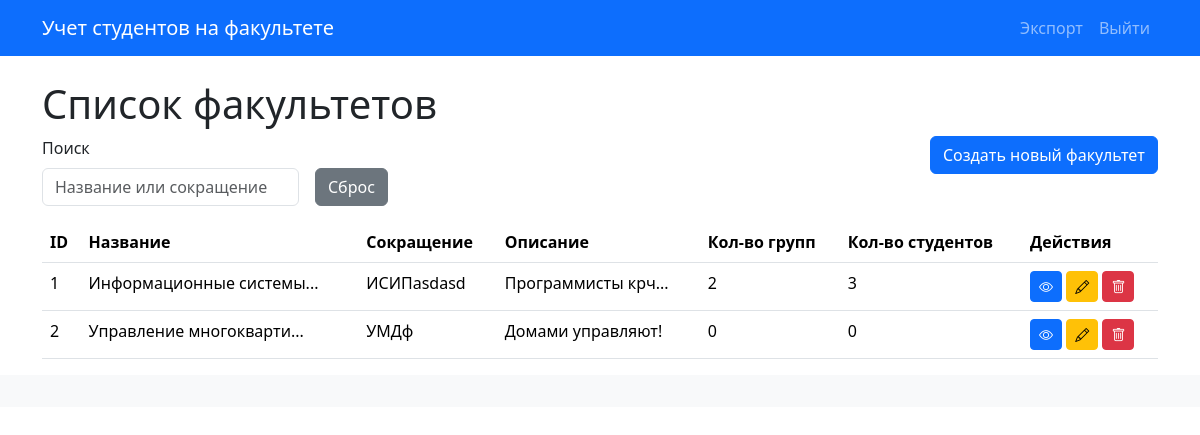
The page /faculties/ on the database as committed earlier.
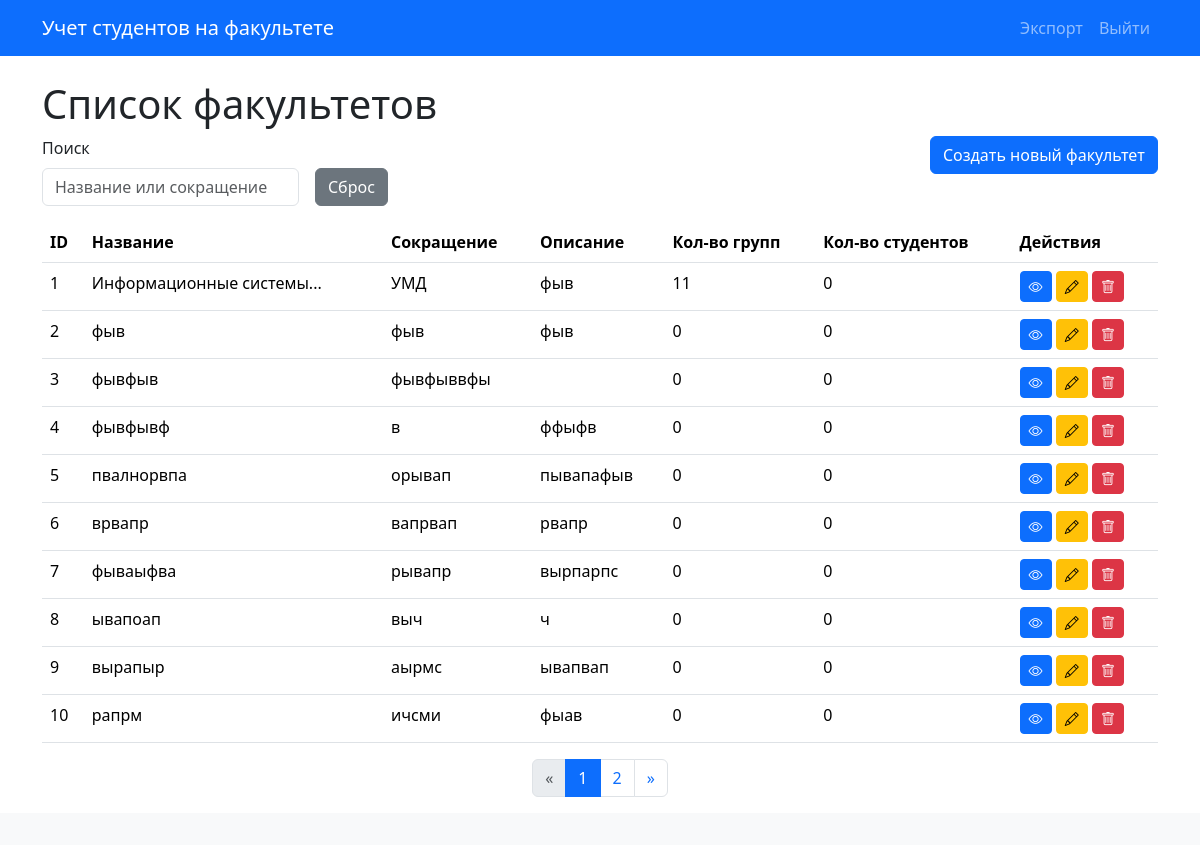
The same page on the database as committed later.
### app/models.py (models this page shows)
class Faculty(db.Model):
    id = db.Column(db.Integer, primary_key=True)
    name = db.Column(db.String(128), nullable=False)
    short_name = db.Column(db.String(32), nullable=False)
    description = db.Column(db.Text)
    groups = db.relationship('Group', backref='faculty', cascade='all, delete-orphan')

### app/routes/faculties.py (the view, shortened to what this page needs)
@bp.route('/')
def list_faculties():
    page = request.args.get('page', 1, type=int)
    per_page = 10
    search_query = request.args.get('search_query', '').strip()
    sort_column = request.args.get('sort_by', 'default')
    sort_order = request.args.get('order', 'asc')
    query = Faculty.query
    all_matching_faculties_from_db = query.all()
    faculties_processed = []
    for faculty_obj in all_matching_faculties_from_db:
        num_groups = Group.query.with_parent(faculty_obj).count()
        num_students = Student.query.join(Group).filter(Group.faculty_id == faculty_obj.id).count() if hasattr(Student, 'group_id') else 0
        faculties_processed.append({
            'id': faculty_obj.id,
            'name': faculty_obj.name,
            'short_name': faculty_obj.short_name,
            'description': faculty_obj.description,
            'num_groups': num_groups,
            'num_students': num_students
        })
    if sort_column != 'default' and faculties_processed and sort_column in faculties_processed[0].keys():
        faculties_processed.sort(key=lambda x: get_sort_key_faculties(x, sort_column), reverse=(sort_order == 'desc'))
    elif not faculties_processed:
        pass
    else:
         faculties_processed.sort(key=lambda x: x['id'])
    total_items = len(faculties_processed)
    start_index = (page - 1) * per_page
    end_index = start_index + per_page
    paginated_faculties_list = faculties_processed[start_index:end_index]
    class SimplePagination:
        def __init__(self, page, per_page, total_items, items):
            self.page = page
            self.per_page = per_page
            self.total = total_items
            self.items = items
            self.pages = (total_items + per_page - 1) // per_page if total_items > 0 else 0
        @property
        def has_prev(self):
            return self.page > 1
        @property
        def has_next(self):
            return self.page < self.pages
        @property
        def next_num(self):
            return self.page + 1 if self.has_next else None
        def iter_pages(self, left_edge=1, left_current=1, right_current=2, right_edge=1):
            last = 0
            for num in range(1, self.pages + 1):
                if num <= left_edge or \
                   (num > self.page - left_current - 1 and num < self.page + right_current) or \
                   num > self.pages - right_edge:
                    if last + 1 != num:
                        yield None
                    yield num
                    last = num
    pagination_obj = SimplePagination(page, per_page, total_items, paginated_faculties_list)
    return render_template('faculties/list.html',
                           pagination=pagination_obj,
                           search_query=search_query,
                           sort_by=sort_column,
                           order=sort_order
                           )

### app/templates/faculties/list.html (shortened to what the changed rows need)
{% extends "base.html" %}
{% block content %}
    <h1>Список факультетов</h1>
    <table class="table table-hover">
        <thead>
            <tr>
                <th><a href="#" class="sortable-header" data-sort="id">ID</a></th>
                <th><a href="#" class="sortable-header" data-sort="name">Название</a></th>
                <th><a href="#" class="sortable-header" data-sort="short_name">Сокращение</a></th>
                <th><a href="#" class="sortable-header" data-sort="description">Описание</a></th>
                <th><a href="#" class="sortable-header" data-sort="groups">Кол-во групп</a></th>
                <th><a href="#" class="sortable-header" data-sort="students">Кол-во студентов</a></th>
                <th>Действия</th>
            </tr>
        </thead>
        <tbody>
            {% for faculty in pagination.items %}
            <tr>
                <td>{{ faculty.id }}</td>
                <td>{{ faculty.name | truncate(25, True, '...') }}</td>
                <td>{{ faculty.short_name }}</td>
                <td>{{ faculty.description | truncate(15, True, '...') if faculty.description else '' }}</td>
                <td>{{ faculty.num_groups }}</td>
                <td>{{ faculty.num_students }}</td>
                <td>
                    <a href="{{ url_for('faculty_groups.list_groups', faculty_id=faculty.id) }}" class="btn btn-sm btn-primary" title="Просмотр групп факультета"><i class="bi bi-eye"></i></a>
                    <a href="{{ url_for('.edit_faculty', id=faculty.id) }}" class="btn btn-sm btn-warning" title="Редактировать факультет"><i class="bi bi-pencil"></i></a>
                    <button type="button" class="btn btn-sm btn-danger" data-bs-toggle="modal" data-bs-target="#confirmDeleteModal" data-delete-url="{{ url_for('.delete_faculty', id=faculty.id) }}" data-faculty-name="{{ faculty.name }}" title="Удалить факультет"><i class="bi bi-trash"></i></button>
                </td>
            </tr>
            {% else %}
            <tr>
                <td colspan="6" class="text-center">Нет факультетов для отображения или по вашему запросу ничего не найдено.</td>
            </tr>
            {% endfor %}
        </tbody>
    </table>
    {% if pagination and pagination.pages > 1 %}
    <nav aria-label="Page navigation">
        <ul class="pagination justify-content-center">
            <li class="page-item {% if not pagination.has_prev %}disabled{% endif %}">
                <a class="page-link" href="{% if pagination.has_prev %}{{ url_for('.list_faculties', page=pagination.prev_num, search_query=search_query, sort_by=sort_by, order=order) }}{% else %}#__{% endif %}" aria-label="Previous">
                    <span aria-hidden="true">&laquo;</span>
                </a>
            </li>
            {% for p_num in pagination.iter_pages() %}
                {% if p_num %}
                    <li class="page-item {% if p_num == pagination.page %}active{% endif %}">
                        <a class="page-link" href="{{ url_for('.list_faculties', page=p_num, search_query=search_query, sort_by=sort_by, order=order) }}">{{ p_num }}</a>
                    </li>
                {% else %}
                    <li class="page-item disabled"><span class="page-link">...</span></li>
                {% endif %}
            {% endfor %}
            <li class="page-item {% if not pagination.has_next %}disabled{% endif %}">
                <a class="page-link" href="{% if pagination.has_next %}{{ url_for('.list_faculties', page=pagination.next_num, search_query=search_query, sort_by=sort_by, order=order) }}{% else %}#__{% endif %}" aria-label="Next">
                    <span aria-hidden="true">&raquo;</span>
                </a>
            </li>
        </ul>
    </nav>
    {% endif %}
{% endblock %}

Rows that differ between the two databases and show on the page:
changed Faculty "Информационные системы...": short_name "ИСИПasdasd" → "УМД"; description "Программисты крч..." → "фыв"; num_groups "2" → "11"; num_students "3" → "0"
changed Faculty id 2: name "Управление многокварти..." → "фыв"; short_name "УМДф" → "фыв"; description "Домами управляют!" → "фыв"
added Faculty: id "3", name "фывфыв", short_name "фывфыввфы", num_groups "0", num_students "0"
added Faculty: id "4", name "фывфывф", short_name "в", description "ффыфв", num_groups "0", num_students "0"
added Faculty: id "5", name "пвалнорвпа", short_name "орывап", description "пывапафыв", num_groups "0", num_students "0"
added Faculty: id "6", name "врвапр", short_name "вапрвап", description "рвапр", num_groups "0", num_students "0"
added Faculty: id "7", name "фываыфва", short_name "рывапр", description "вырпарпс", num_groups "0", num_students "0"
added Faculty: id "8", name "ывапоап", short_name "выч", description "ч", num_groups "0", num_students "0"
added Faculty: id "9", name "вырапыр", short_name "аырмс", description "ывапвап", num_groups "0", num_students "0"
added Faculty: id "10", name "рапрм", short_name "ичсми", description "фыав", num_groups "0", num_students "0"
Other text that changed with them:
new list line: "1"
new list line: "2"
